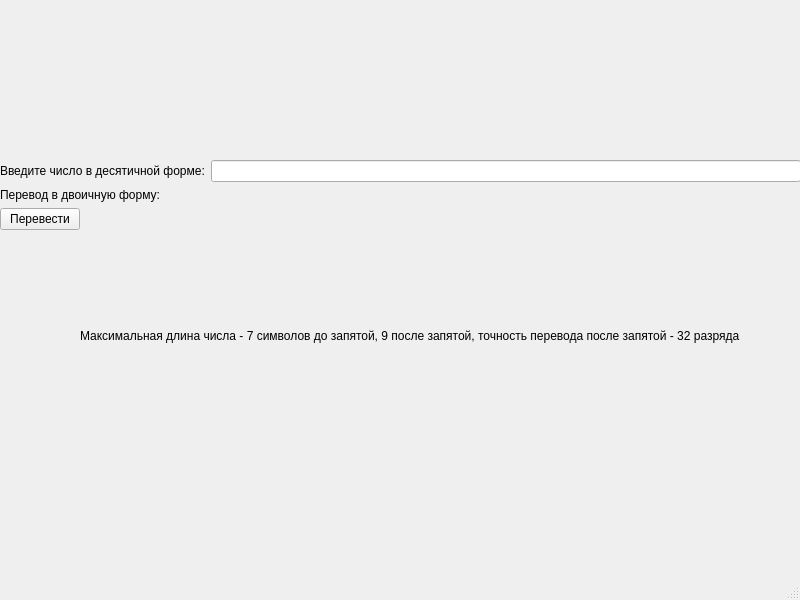
<?xml version="1.0" encoding="UTF-8"?>
<ui version="4.0">
 <class>MainWindow</class>
 <widget class="QMainWindow" name="MainWindow">
  <property name="geometry">
   <rect>
    <x>0</x>
    <y>0</y>
    <width>800</width>
    <height>600</height>
   </rect>
  </property>
  <property name="windowTitle">
   <string/>
  </property>
  <widget class="QWidget" name="centralwidget">
   <widget class="QWidget" name="formLayoutWidget">
    <property name="geometry">
     <rect>
      <x>0</x>
      <y>160</y>
      <width>801</width>
      <height>101</height>
     </rect>
    </property>
    <layout class="QFormLayout" name="formLayout_2">
     <item row="0" column="0">
      <widget class="QLabel" name="label">
       <property name="text">
        <string>Введите число в десятичной форме:</string>
       </property>
      </widget>
     </item>
     <item row="0" column="1">
      <widget class="QLineEdit" name="Input"/>
     </item>
     <item row="1" column="0">
      <widget class="QLabel" name="label_2">
       <property name="text">
        <string>Перевод в двоичную форму:</string>
       </property>
      </widget>
     </item>
     <item row="1" column="1">
      <widget class="QLabel" name="Output">
       <property name="text">
        <string/>
       </property>
      </widget>
     </item>
     <item row="2" column="0">
      <widget class="QPushButton" name="Conv">
       <property name="text">
        <string>Перевести</string>
       </property>
      </widget>
     </item>
    </layout>
   </widget>
   <widget class="QLabel" name="label_3">
    <property name="geometry">
     <rect>
      <x>80</x>
      <y>270</y>
      <width>671</width>
      <height>131</height>
     </rect>
    </property>
    <property name="text">
     <string>Максимальная длина числа - 7 символов до запятой, 9 после запятой, точность перевода после запятой - 32 разряда</string>
    </property>
   </widget>
  </widget>
  <widget class="QMenuBar" name="menubar">
   <property name="geometry">
    <rect>
     <x>0</x>
     <y>0</y>
     <width>800</width>
     <height>22</height>
    </rect>
   </property>
  </widget>
  <widget class="QStatusBar" name="statusbar"/>
 </widget>
 <resources/>
 <connections/>
</ui>
